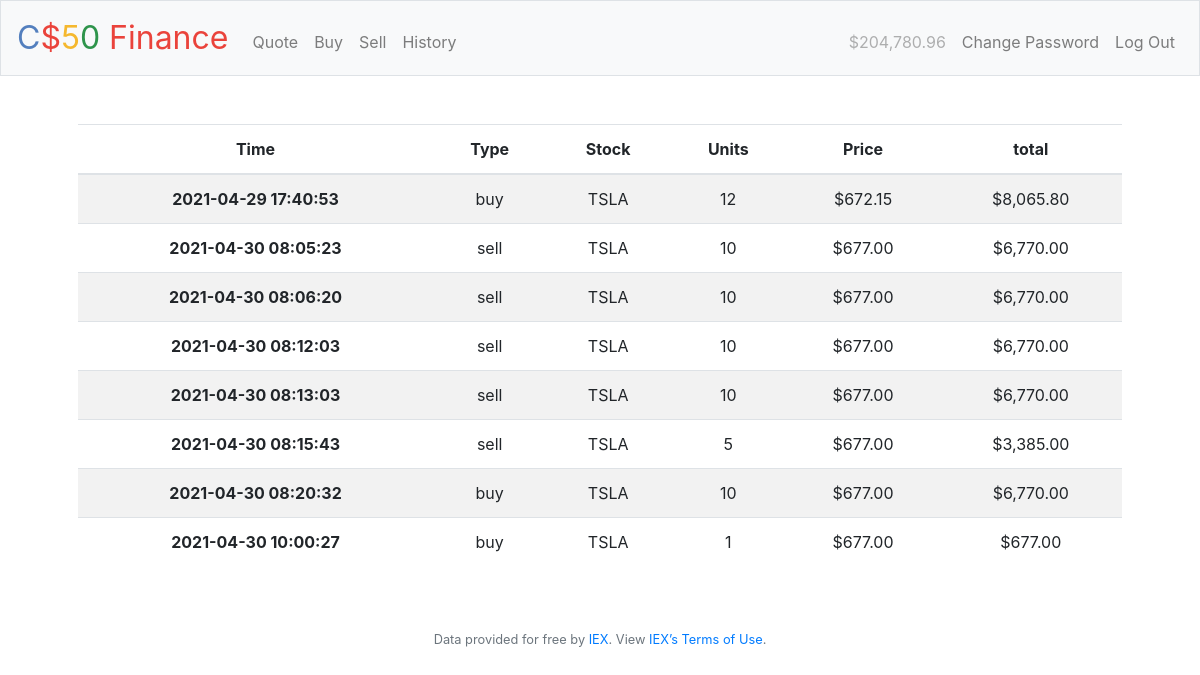
The app's page /history (signed in), older data.
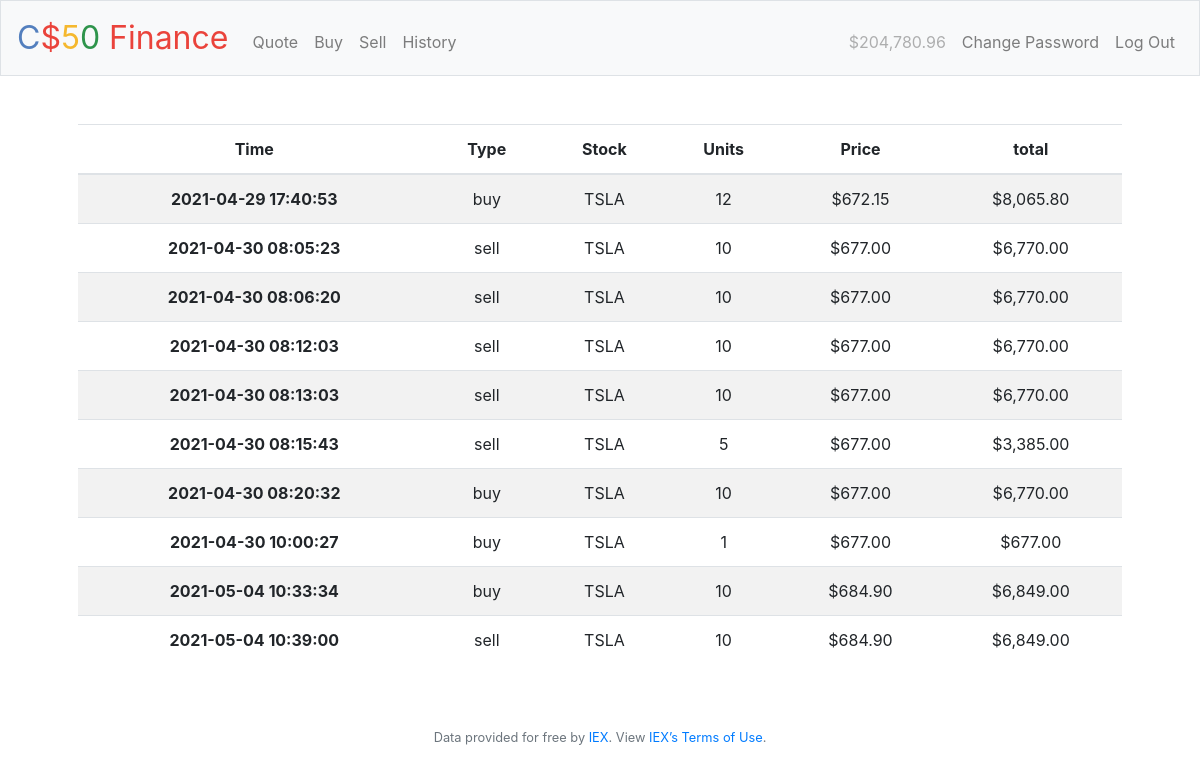
The same page, newer data.
### tables this page shows
CREATE TABLE transactions (t_id INTEGER, userid INTEGER NOT NULL, type TEXT NOT NULL, stock TEXT DEFEAULT NULL, units INTEGER DEFAULT NULL, price NUMERIC DEFAULT NULL, total NUMERIC DEFAULT NULL, timestamp TEXT DEFAULT CURRENT_TIMESTAMP, PRIMARY KEY(t_id), FOREIGN KEY(userid) REFERENCES users(id));

### application.py (the view)
@app.route("/history")
@login_required
def history():
    user_tr_history = db.execute(
        "SELECT * FROM transactions WHERE userid = ?", session["user_id"])
    return render_template("history.html", history=user_tr_history)

### application.py (called while the page is built)
@app.after_request
def after_request(response):
    response.headers["Cache-Control"] = "no-cache, no-store, must-revalidate"
    response.headers["Expires"] = 0
    response.headers["Pragma"] = "no-cache"
    return response

### helpers.py (called while the page is built)
def login_required(f):
    @wraps(f)
    def decorated_function(*args, **kwargs):
        if session.get("user_id") is None:
            return redirect("/login")
        return f(*args, **kwargs)
    return decorated_function

def usd(value):
    return f"${value:,.2f}"

### templates/history.html (shortened to what this page needs)
{% extends "layout.html" %}
{% block main %}
    <table class="table table-striped">
        <thead>
            <th scope="col">Time</th>
            <th scope="col">Type</th>
            <th scope="col">Stock</th>
            <th scope="col">Units</th>
            <th scope="col">Price</th>
            <th scope="col">total</th>
        </thead>
        <tbody>
            {% for entry in history %}
                <tr>
                    <th>{{entry["timestamp"]}}</th>
                    <td>{{entry["type"]}}</td>
                    <td>{{entry["stock"]}}</td>
                    <td>{{entry["units"]}}</td>
                    <td>{{entry["price"] | usd}}</td>
                    <td>{{entry["total"] | usd}}</td>
                </tr>
            {% endfor %}
        </tbody>
    </table>
{% endblock main %}

Row changes from the older to the newer data that the page shows:
added transactions: timestamp "2021-05-04 10:33:34", type "buy", stock "TSLA", units "10", price "$684.90", total "$6,849.00"
added transactions: timestamp "2021-05-04 10:39:00", type "sell", stock "TSLA", units "10", price "$684.90", total "$6,849.00"
